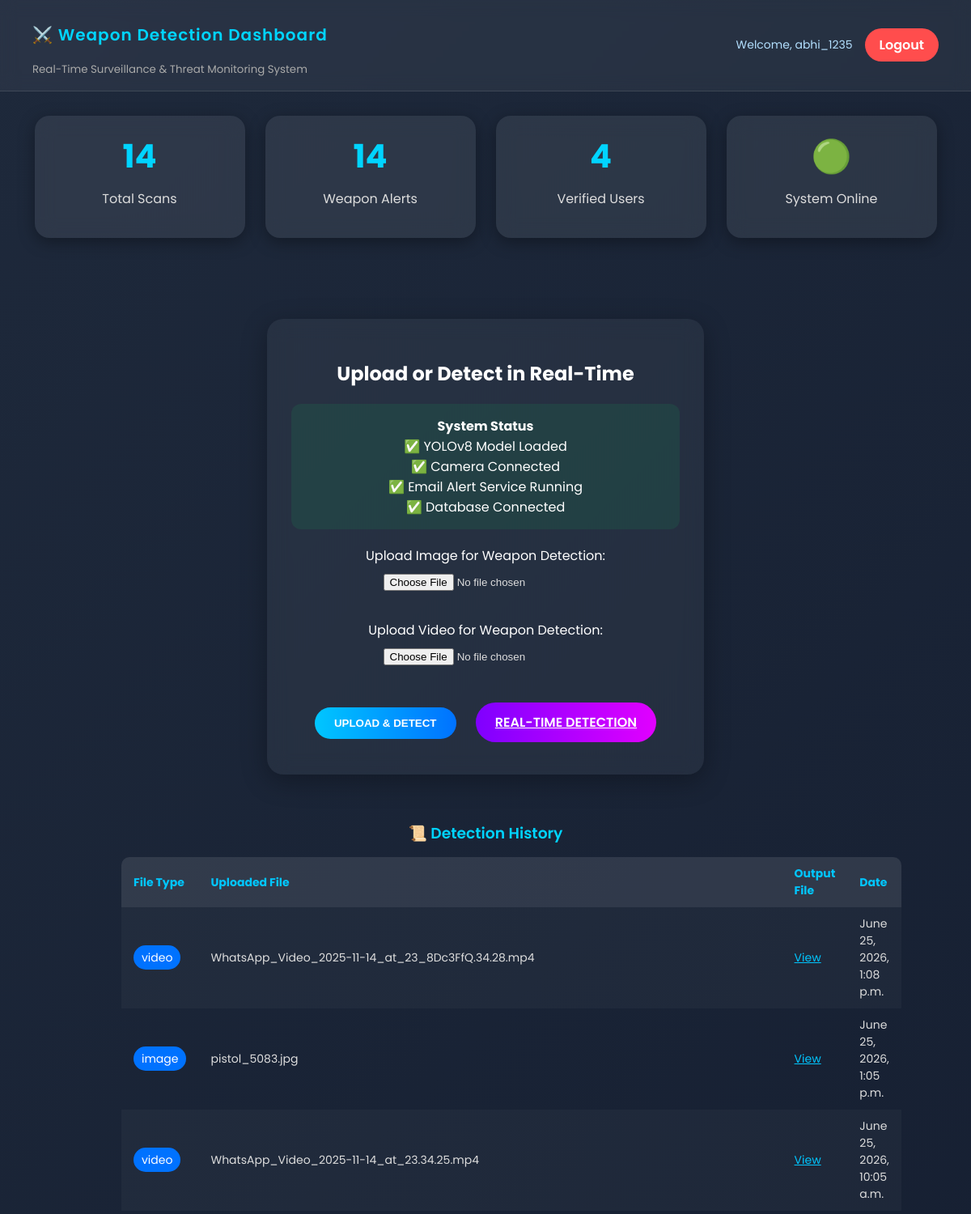
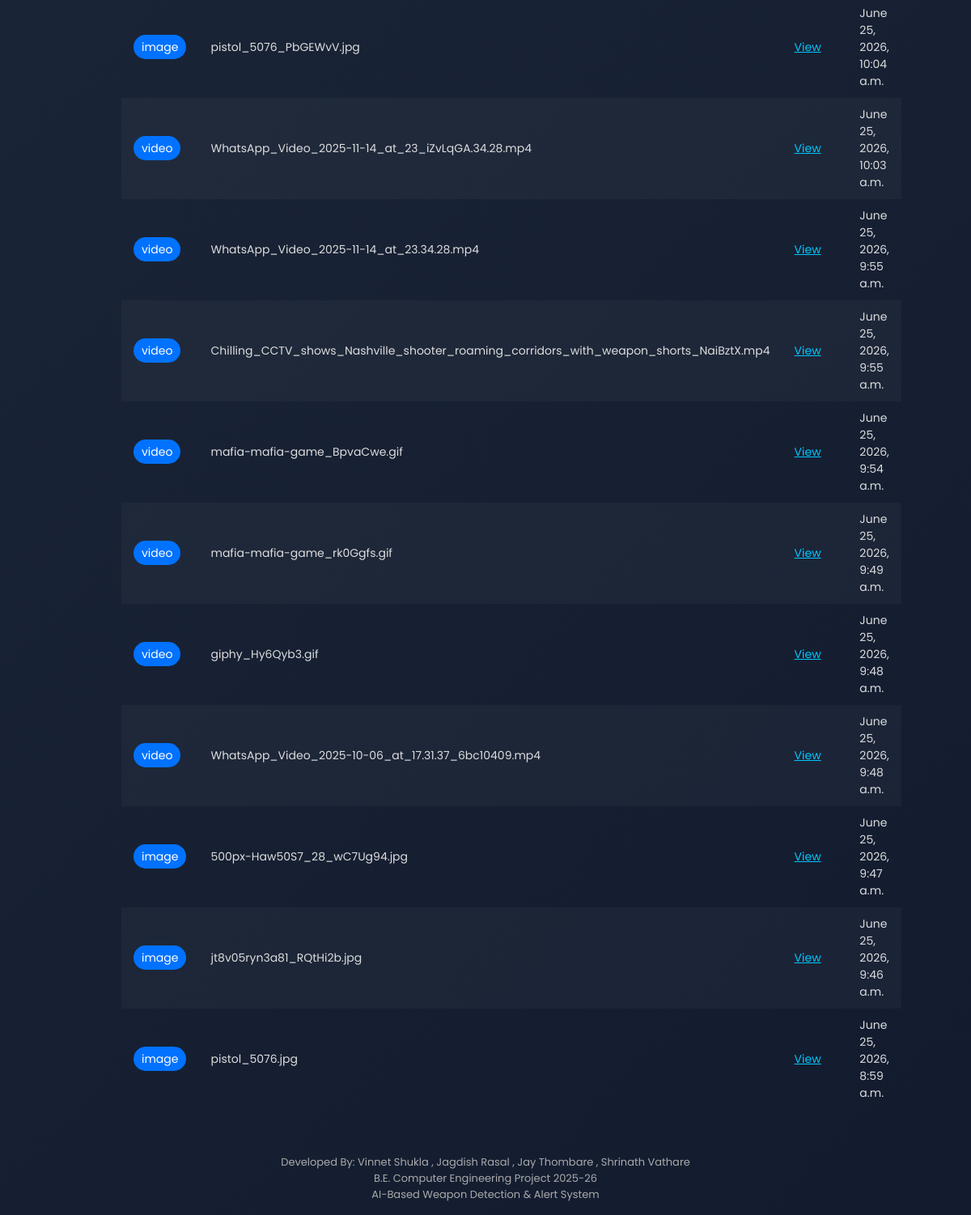
Page / (signed in) on the committed database (2 pictures, top to bottom).
### detection_app/models.py (models this page shows, shortened)
class DetectionRecord(models.Model):
    user = models.ForeignKey(User, on_delete=models.CASCADE)
    uploaded_file = models.FileField(upload_to='uploads/')
    output_file = models.FileField(upload_to='outputs/', null=True, blank=True)
    file_type = models.CharField(max_length=10, choices=[('image', 'Image'), ('video', 'Video')])
    detected_at = models.DateTimeField(auto_now_add=True)

### detection_app/views.py (the view)
# urls.py: path('', views.index, name='index'),
@login_required(login_url='login')
def index(request):
    output_image = None
    output_video = None
    if request.method == 'POST':
        form = UploadMediaForm(request.POST, request.FILES)
        if form.is_valid():
            for folder in glob.glob("runs/detect/*"):
                shutil.rmtree(folder, ignore_errors=True)
            results = None
            image = form.cleaned_data.get('image')
            video = form.cleaned_data.get('video')
            if image:
                upload_path = os.path.join(settings.MEDIA_ROOT, image.name)
                with open(upload_path, 'wb+') as f:
                    for chunk in image.chunks():
                        f.write(chunk)
                results = model.predict(source=upload_path, conf=0.5, imgsz=640, save=True)
                exp_dir = results[0].save_dir
                pred_files = glob.glob(os.path.join(exp_dir, '*'))
                if pred_files:
                    pred_file = pred_files[0]
                    output_filename = f"output_{image.name}"
                    output_path = os.path.join(settings.MEDIA_ROOT, output_filename)
                    shutil.move(pred_file, output_path)
                    output_image = f"{settings.MEDIA_URL}{output_filename}"
            elif video:
                upload_path = os.path.join(settings.MEDIA_ROOT, video.name)
                with open(upload_path, 'wb+') as f:
                    for chunk in video.chunks():
                        f.write(chunk)
                results = model.predict(source=upload_path, conf=0.5, imgsz=640, save=True)
                exp_dir = results[0].save_dir
                pred_files = glob.glob(os.path.join(exp_dir, '*'))
                if pred_files:
                    pred_file = pred_files[0]
                    if pred_file.lower().endswith('.avi'):
                        clip = mp.VideoFileClip(pred_file)
                        mp4_output = pred_file.replace('.avi', '.mp4')
                        clip.write_videofile(mp4_output, codec='libx264', audio_codec='aac')
                        clip.close()
                        os.remove(pred_file)
                        pred_file = mp4_output
                    output_filename = f"output_{os.path.basename(pred_file)}"
                    output_path = os.path.join(settings.MEDIA_ROOT, output_filename)
                    shutil.move(pred_file, output_path)
                    output_video = f"{settings.MEDIA_URL}{output_filename}"
            DetectionRecord.objects.create(
              user=request.user,
              uploaded_file=image if image else video,
              output_file=output_filename,
              file_type='image' if output_image else 'video'
)
            detected_classes = []
            try:
                res = results[0]
                if hasattr(res, "boxes") and hasattr(res, "names"):
                    cls_indices = []
                    if hasattr(res.boxes, "cls"):
                        import numpy as np
                        cls_indices = [int(x) for x in np.array(res.boxes.cls).reshape(-1)]
                    names_map = res.names
                    for idx in cls_indices:
                        name = names_map.get(idx, str(idx)) if isinstance(names_map, dict) else str(idx)
                        detected_classes.append(str(name).lower())
            except Exception:
                detected_classes = []
            weapon_keywords = {'knife', 'pistol'}
            found_weapons = sorted({c for c in detected_classes if any(k in c for k in weapon_keywords)})
            if found_weapons and request.user.email:
                subject = "⚠️ Weapon Detection Alert"
                body_lines = [
                    f"Hello {request.user.username},",
                    "",
                    f"A weapon was detected ({', '.join(found_weapons)}).",
                    "",
                    "Please review the detection file attached."
                ]
                body = "\n".join(body_lines)
                try:
                    email = EmailMessage(
                        subject=subject,
                        body=body,
                        from_email=getattr(settings, "DEFAULT_FROM_EMAIL", None),
                        to=[request.user.email],
                    )
                    attach_path = None
                    if output_image:
                        filename = os.path.basename(output_image)
                        potential_path = os.path.join(settings.MEDIA_ROOT, filename)
                        if os.path.exists(potential_path):
                            attach_path = potential_path
                    elif output_video:
                        filename = os.path.basename(output_video)
                        potential_path = os.path.join(settings.MEDIA_ROOT, filename)
                        if os.path.exists(potential_path):
                            attach_path = potential_path
                    if attach_path:
                        email.attach_file(attach_path)
                    email.send(fail_silently=False)
                    messages.warning(request, f"⚠️ Weapon detected ({', '.join(found_weapons)}). Message sent to registered mail.")
                except Exception as e:
                    messages.error(request, f"Failed to send alert email: {e}")
            else:
                messages.success(request, "✅ No weapon detected in the uploaded file.")
    else:
       form = UploadMediaForm()
    records = DetectionRecord.objects.filter(
    user=request.user
).order_by('-detected_at')
    total_scans = records.count()
    weapon_alerts = records.count()
    verified_users = EmailOTP.objects.filter(is_verified=True).count()
    return render(request, 'detection_app/result.html', {
        'form': form,
        'output_image': output_image,
        'output_video': output_video,
        'records': records,
        'total_scans': total_scans,
        'weapon_alerts': weapon_alerts,
        'verified_users': verified_users,
})

### detection_app/forms.py
class UploadMediaForm(forms.Form):
    image = forms.ImageField(
        label='Upload Image for Weapon Detection',
        required=False
    )
    video = forms.FileField(
        label='Upload Video for Weapon Detection',
        required=False,
    )

### detection_app/templatetags/custom_filters.py (called while the page is built)
@register.filter
def basename(value):
    try:
        return os.path.basename(value.name)
    except:
        return str(value)

### detection_app/templates/detection_app/result.html (shortened to what this page needs)
{% load static %}
{% load custom_filters %}
<!DOCTYPE html>
<html lang="en">
<head>
</head>
<body>
<header>
    <div>
        <h1>⚔️ Weapon Detection Dashboard</h1>
        <small style="color:#aaa;">
            Real-Time Surveillance & Threat Monitoring System
        </small>
    </div>
    <div class="user-info">
        <span class="welcome">Welcome, {{ user.username }}</span>
        <a href="{% url 'logout' %}" class="logout-btn">Logout</a>
    </div>
</header>
<div class="stats-container">
    <div class="stat-card">
        <h2>{{ total_scans }}</h2>
        <p>Total Scans</p>
    </div>
    <div class="stat-card">
        <h2>{{ weapon_alerts }}</h2>
        <p>Weapon Alerts</p>
    </div>
    <div class="stat-card">
        <h2>{{ verified_users }}</h2>
        <p>Verified Users</p>
    </div>
    <div class="stat-card">
        <h2>🟢</h2>
        <p>System Online</p>
    </div>
</div>
<main>
    <div class="card">
        <h2>Upload or Detect in Real-Time</h2>
        <div style="
background:rgba(0,255,100,.08);
padding:15px;
border-radius:12px;
margin-bottom:20px;
">
    <strong>System Status</strong><br>
    ✅ YOLOv8 Model Loaded<br>
    ✅ Camera Connected<br>
    ✅ Email Alert Service Running<br>
    ✅ Database Connected
</div>
        <form method="post" enctype="multipart/form-data">
            {{ form.as_p }}
            <button type="submit" class="btn btn-upload">Upload & Detect</button>
            <a href="{% url 'realtime_detection' %}" class="btn btn-live">Real-Time Detection</a>
        </form>
    </div>
    {% if records %}
    <div class="history">
        <h3>📜 Detection History</h3>
        <table class="history-table">
            <tr>
                <th>File Type</th>
                <th>Uploaded File</th>
                <th>Output File</th>
                <th>Date</th>
            </tr>
            {% for record in records %}
            <tr>
                <td>
                    <span style="
                    padding:5px 10px;
                    border-radius:20px;
                    background:#0072ff;
                    color:white;">
                        {{ record.file_type }}
                    </span>
                </td>
                <td>{{ record.uploaded_file|basename }}</td>
                <td><a href="{{ record.output_url }}" target="_blank" style="color:#00c6ff;">View</a></td>
                <td>{{ record.detected_at }}</td>
            </tr>
            {% endfor %}
        </table>
    </div>
    {% endif %}
</main>
<footer>
    Developed By: Vinnet Shukla , Jagdish Rasal , Jay Thombare , Shrinath Vathare<br>
    B.E. Computer Engineering Project 2025-26<br>
    AI-Based Weapon Detection & Alert System
    </footer>
</body>
</html>

### detection_app/templates/detection_app/result.html (style rules this page uses)
body { margin: 0; font-family: 'Poppins', sans-serif; background: linear-gradient(-45deg, #1f2937, #111827, #0f172a, #1e293b); background-size: 400% 400%; animation: gradientShift 12s ease infinite; color: #fff; }
header { background: rgba(255, 255, 255, 0.05); backdrop-filter: blur(10px); padding: 15px 40px; display: flex; align-items: center; border-bottom: 1px solid rgba(255, 255, 255, 0.1); }
header h1 { font-weight: 600; font-size: 20px; color: #00d4ff; letter-spacing: 1px; }
.user-info { margin-left: auto; display: flex; align-items: center; gap: 15px; }
.welcome { font-size: 14px; color: #b3e0ff; }
.logout-btn { background: #ff4d4d; color: white; padding: 8px 18px; border-radius: 25px; font-weight: 600; text-decoration: none; transition: all 0.3s ease; }
main { display: flex; flex-direction: column; align-items: center; justify-content: center; padding: 40px 20px; }
.card { background: rgba(255, 255, 255, 0.05); border-radius: 20px; box-shadow: 0 8px 32px rgba(0, 0, 0, 0.3); backdrop-filter: blur(12px); padding: 30px; width: 480px; text-align: center; animation: fadeIn 1s ease; }
input[type="file"] { margin-top: 10px; margin-bottom: 20px; color: #ddd; }
.btn { display: inline-block; margin: 10px; padding: 12px 24px; border-radius: 30px; font-weight: 600; text-transform: uppercase; border: none; cursor: pointer; transition: all 0.3s ease; }
.btn-upload { background: linear-gradient(90deg, #00c6ff, #0072ff); color: white; }
.btn-live { background: linear-gradient(90deg, #7f00ff, #e100ff); color: white; }
.history { margin-top: 40px; width: 90%; max-width: 900px; }
.history h3 { text-align: center; margin-bottom: 15px; color: #00d4ff; font-weight: 600; }
.history-table { width: 100%; border-collapse: collapse; color: #ddd; font-size: 14px; border-radius: 10px; overflow: hidden; }
.history-table th, .history-table td { padding: 10px 15px; text-align: left; }
.history-table th { background: rgba(255, 255, 255, 0.1); color: #00c6ff; }
.history-table tr:nth-child(even) { background: rgba(255, 255, 255, 0.03); }
footer { text-align: center; padding: 15px; font-size: 13px; color: #aaa; }
.stat-card { width:180px; padding:20px; text-align:center; border-radius:15px; background:rgba(255,255,255,0.06); backdrop-filter:blur(12px); box-shadow:0 0 15px rgba(0,212,255,.2); transition:.3s; }
.stat-card p { margin-top:10px; color:#ddd; }
.stats-container { display:flex; justify-content:center; gap:25px; flex-wrap:wrap; margin:30px; }
.stat-card { width:220px; background:rgba(255,255,255,.08); backdrop-filter:blur(12px); border-radius:18px; text-align:center; padding:20px; transition:.3s; box-shadow:0 5px 20px rgba(0,0,0,.35); }
.stat-card h2 { font-size:40px; color:#00d4ff; margin:0; }
.stat-card p { color:#ddd; margin-top:10px; }

### rows in the picture
DetectionRecord: file_type "video", uploaded_file|basename "WhatsApp_Video_2025-11-14_at_23_8Dc3FfQ.34.28.mp4", detected_at "June 25, 2026, 1:08 p.m."
DetectionRecord: file_type "image", uploaded_file|basename "pistol_5083.jpg", detected_at "June 25, 2026, 1:05 p.m."
DetectionRecord: file_type "video", uploaded_file|basename "WhatsApp_Video_2025-11-14_at_23.34.25.mp4", detected_at "June 25, 2026, 10:05 a.m."
DetectionRecord: file_type "image", uploaded_file|basename "pistol_5076_PbGEWvV.jpg", detected_at "June 25, 2026, 10:04 a.m."
DetectionRecord: file_type "video", uploaded_file|basename "WhatsApp_Video_2025-11-14_at_23_iZvLqGA.34.28.mp4", detected_at "June 25, 2026, 10:03 a.m."
DetectionRecord: file_type "video", uploaded_file|basename "WhatsApp_Video_2025-11-14_at_23.34.28.mp4", detected_at "June 25, 2026, 9:55 a.m."
DetectionRecord: file_type "video", uploaded_file|basename "Chilling_CCTV_shows_Nashville_shooter_roaming_corridors_with_weapon_shorts_NaiBztX.mp4", detected_at "June 25, 2026, 9:55 a.m."
DetectionRecord: file_type "video", uploaded_file|basename "mafia-mafia-game_BpvaCwe.gif", detected_at "June 25, 2026, 9:54 a.m."
DetectionRecord: file_type "video", uploaded_file|basename "mafia-mafia-game_rk0Ggfs.gif", detected_at "June 25, 2026, 9:49 a.m."
DetectionRecord: file_type "video", uploaded_file|basename "giphy_Hy6Qyb3.gif", detected_at "June 25, 2026, 9:48 a.m."
DetectionRecord: file_type "video", uploaded_file|basename "WhatsApp_Video_2025-10-06_at_17.31.37_6bc10409.mp4", detected_at "June 25, 2026, 9:48 a.m."
DetectionRecord: file_type "image", uploaded_file|basename "500px-Haw50S7_28_wC7Ug94.jpg", detected_at "June 25, 2026, 9:47 a.m."
DetectionRecord: file_type "image", uploaded_file|basename "jt8v05ryn3a81_RQtHi2b.jpg", detected_at "June 25, 2026, 9:46 a.m."
DetectionRecord: file_type "image", uploaded_file|basename "pistol_5076.jpg", detected_at "June 25, 2026, 8:59 a.m."

### other values in the picture
{{ user.username }} "abhi_1235"
{{ total_scans }} "14"
{{ weapon_alerts }} "14"
{{ verified_users }} "4"
